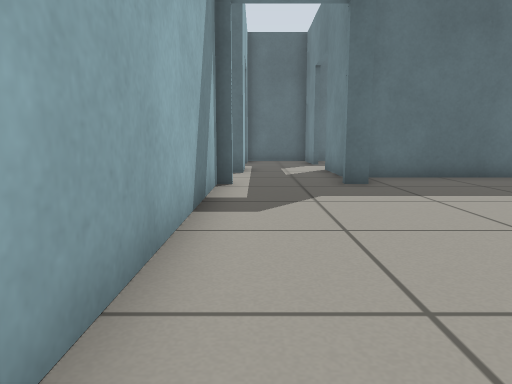
[1] (above)

17 first-person views from a walk through a robot-simulator world made for Gazebo. The camera is 0.5 m above the floor, tilts 8° down and sees 70° across. The floor is counted in squares, 0.5 m on a side. Each view is taken from the middle of a square. On the plan, view 1 faces up. The plan holds only what a view shows up to about 13 squares ahead; the rest is blank.

[2]
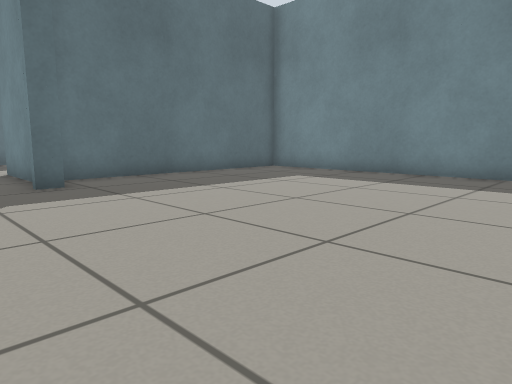

[3]
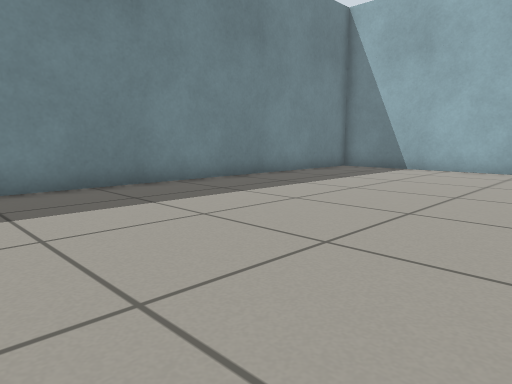

[4]
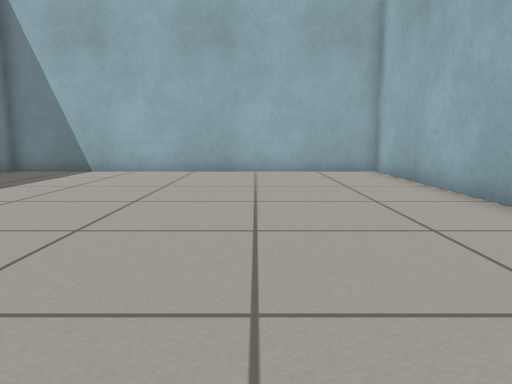

[5]
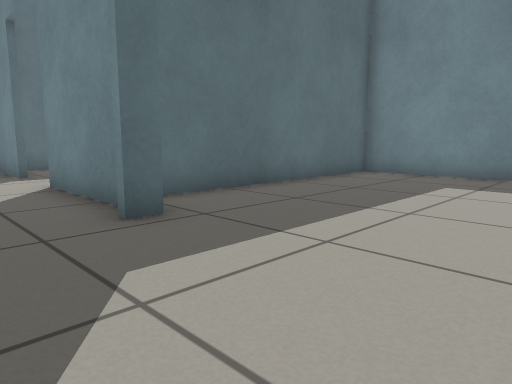

[6]
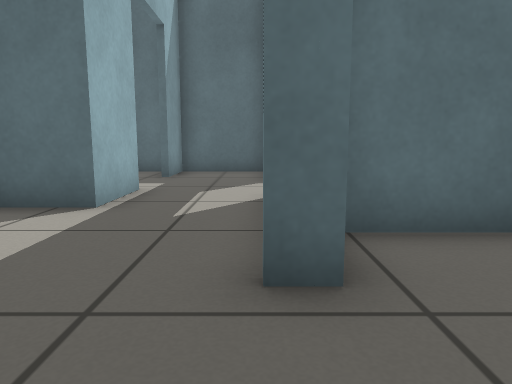

[7]
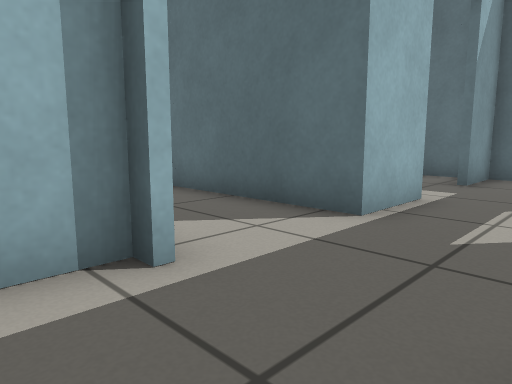

[8]
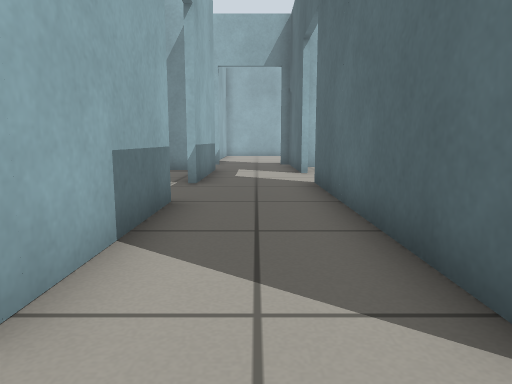

[9]
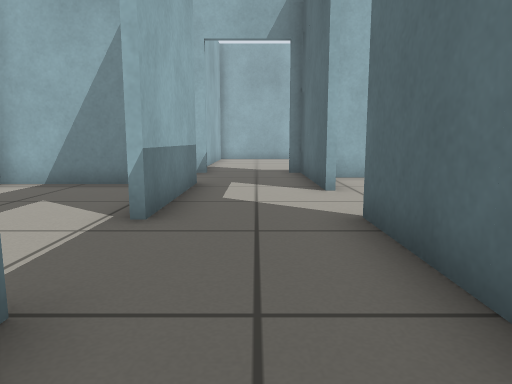

[10]
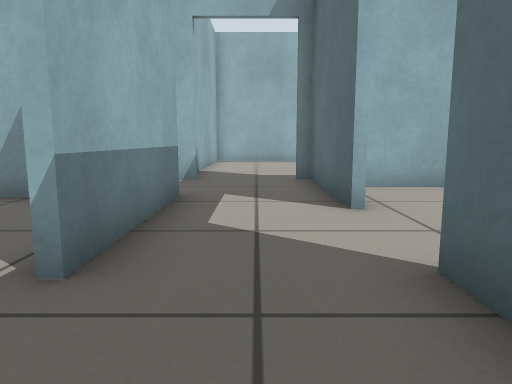

[11]
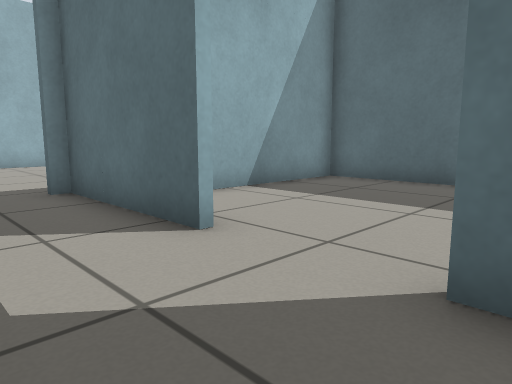

[12]
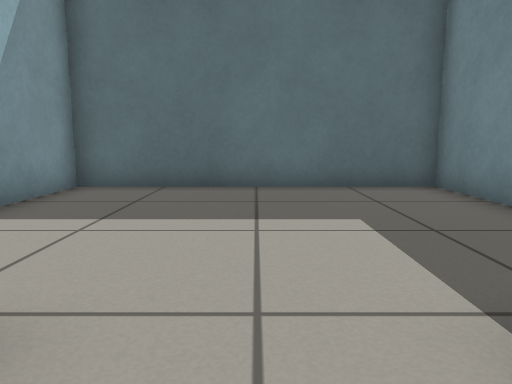

[13]
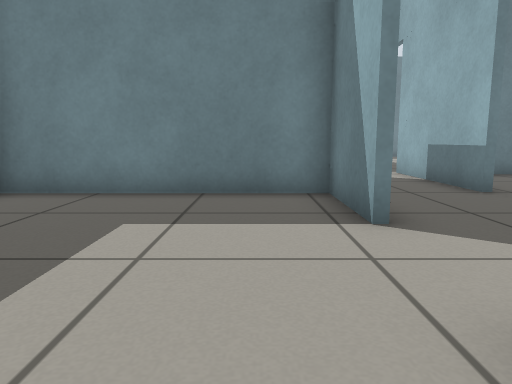

[14]
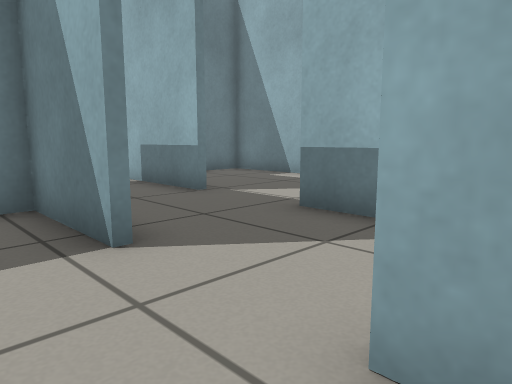

[15]
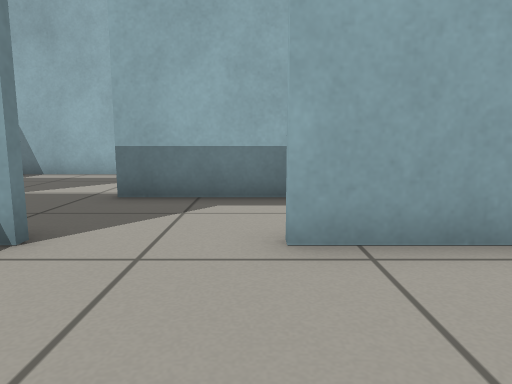

[16]
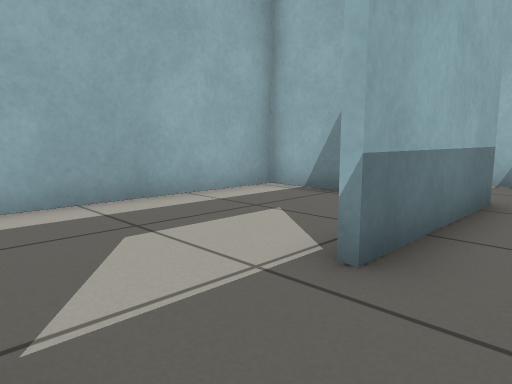

[17]
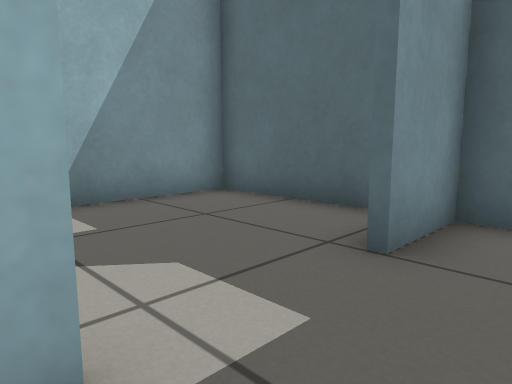

### Floor plan
Ten units are one square. View 1 is at (0, 0); x grows to the right and y downward. Boxes are objects, and circles mark ways between rooms. Rooms are numbered by the first view taken in them; rooms with no view inside come last. Other rooms are left out.
<svg viewBox="-145 -185 259 269">
<path fill="none" stroke="#000" d="M-9 15 -9 79 109 79 109 -99 29 -99M26 -84 20 -84M-9 -84 -9 -11M-50 -86 -5 -86M-4 -135 -4 -114 -78 -114M-102 -114 -134 -114M24 -94 24 -128M-116 -86 -75 -86M24 -152 24 -176M22 -179 -4 -179 -4 -160M-78 -116 -51 -116 -51 -180M-50 -179 -129 -179 -129 -121M-125 -116 -102 -116M-114 -78 -114 -41 -11 -41 -11 -60M-10 -179 -50 -179M-49 -180 -49 -149"/>
<circle cx="5" cy="-90" r="3" fill="#2a7"/>
<circle cx="-90" cy="-115" r="3" fill="#2a7"/>
<circle cx="-65" cy="-85" r="3" fill="#2a7"/>
<circle cx="-5" cy="-145" r="3" fill="#2a7"/>
<text x="50" y="-10">1</text>
<text x="-40" y="-100">2</text>
<text x="-90" y="-150">3</text>
<text x="-60" y="-60">4</text>
<text x="-30" y="-150">5</text>
</svg>
Room 1 opens to room 2. Room 2 opens to room 3. Room 2 opens to room 4. Room 2 opens to room 5.

Where each view was taken, in squares from view 1:
view 1: 0 up, 0 right, facing up
view 2: 0 up, 0 right, facing up-right
view 3: 5 up, 3 right, facing down-right
view 4: 4 up, 3 right, facing down
view 5: 4 up, 0 right, facing up-right
view 6: 6 up, 2 right, facing up
view 7: 7 up, 2 right, facing up-left
view 8: 10 up, 1 right, facing left
view 9: 10 up, 3 left, facing left
view 10: 10 up, 5 left, facing left
view 11: 9 up, 7 left, facing up-left
view 12: 10 up, 9 left, facing up
view 13: 13 up, 12 left, facing right
view 14: 13 up, 11 left, facing down-right
view 15: 15 up, 10 left, facing down
view 16: 10 up, 5 left, facing down-left
view 17: 13 up, 1 right, facing up-left
